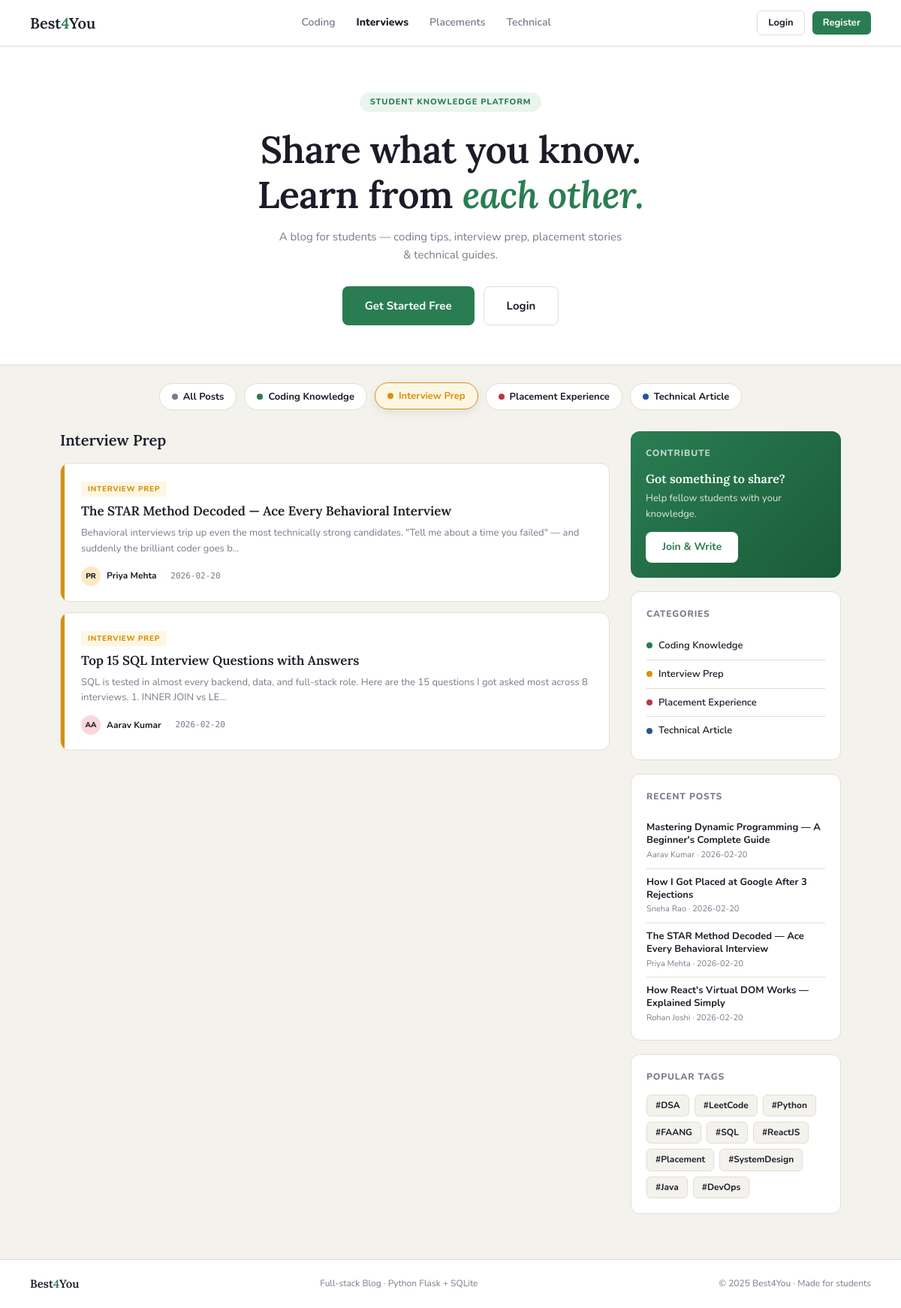
The page /?category=interview on the database its author committed.
### tables this page shows
CREATE TABLE posts (
            id         INTEGER PRIMARY KEY AUTOINCREMENT,
            user_id    INTEGER NOT NULL,
            title      TEXT    NOT NULL,
            content    TEXT    NOT NULL,
            category   TEXT    NOT NULL,
            tags       TEXT    DEFAULT '',
            created_at TEXT    DEFAULT (DATETIME('now')),
            FOREIGN KEY (user_id) REFERENCES users(id)
        );

CREATE TABLE users (
            id       INTEGER PRIMARY KEY AUTOINCREMENT,
            name     TEXT    NOT NULL,
            username TEXT    NOT NULL UNIQUE,
            email    TEXT    NOT NULL UNIQUE,
            password TEXT    NOT NULL,
            salt     TEXT    NOT NULL,
            joined   TEXT    DEFAULT (DATE('now'))
        );

### routes/main.py (the view)
@main_bp.route('/')
def home():
    category = request.args.get('category', '')
    posts = get_all_posts(category if category in CATEGORIES else None)
    recent = get_all_posts()[:4]
    return render_template(
        'home.html',
        posts=posts,
        recent=recent,
        categories=CATEGORIES,
        active_cat=category,
    )

### database.py (called while the page is built)
def get_db():
    conn = sqlite3.connect(DB_PATH)
    conn.row_factory = sqlite3.Row  # Access columns by name
    return conn

def get_all_posts(category=None):
    conn = get_db()
    if category:
        posts = conn.execute(
            '''SELECT p.*, u.name AS author_name
               FROM posts p JOIN users u ON p.user_id = u.id
               WHERE p.category = ?
               ORDER BY p.created_at DESC''',
            (category,)
        ).fetchall()
    else:
        posts = conn.execute(
            '''SELECT p.*, u.name AS author_name
               FROM posts p JOIN users u ON p.user_id = u.id
               ORDER BY p.created_at DESC'''
        ).fetchall()
    conn.close()
    return posts

### templates/home.html (shortened to what this page needs)
{% extends "base.html" %}
{% block content %}
<section class="hero">
  <div class="hero-chip">Student Knowledge Platform</div>
  <h1>Share what you know.<br/>Learn from <em>each other.</em></h1>
  <p>A blog for students — coding tips, interview prep, placement stories &amp; technical guides.</p>
  <div class="hero-btns">
    {% if session.user_id %}
      <a href="{{ url_for('posts.write') }}" class="btn btn-green btn-lg">✍️ Write a Post</a>
      <a href="{{ url_for('posts.profile') }}" class="btn btn-outline btn-lg">My Profile</a>
    {% else %}
      <a href="{{ url_for('auth.register') }}" class="btn btn-green btn-lg">Get Started Free</a>
      <a href="{{ url_for('auth.login') }}" class="btn btn-outline btn-lg">Login</a>
    {% endif %}
  </div>
</section>
<div class="filter-bar">
  <a href="{{ url_for('main.home') }}" class="fpill fall {% if not active_cat %}on{% endif %}">
    <div class="fd" style="background:var(--muted)"></div> All Posts
  </a>
  {% for key, label in categories.items() %}
    <a href="{{ url_for('main.home') }}?category={{ key }}"
       class="fpill f{{ key[:1] }} {% if active_cat == key %}on{% endif %}">
      <div class="fd"></div> {{ label }}
    </a>
  {% endfor %}
</div>
<div class="content-wrap">
  <div class="posts-col">
    <h2 class="section-heading">
      {% if active_cat %}{{ categories[active_cat] }}{% else %}Latest Posts{% endif %}
    </h2>
    {% if posts %}
      {% for post in posts %}
        <article class="post-card" onclick="window.location='{{ url_for('posts.view_post', post_id=post.id) }}'">
          <div class="post-accent ac-{{ post.category }}"></div>
          <div class="post-inner">
            <span class="post-tag tb-{{ post.category }}">{{ categories[post.category] }}</span>
            <h3>{{ post.title }}</h3>
            <p class="post-excerpt">{{ post.content[:150] }}{% if post.content|length > 150 %}…{% endif %}</p>
            <div class="post-foot">
              <div class="post-meta-row">
                <div class="av-sm" style="background:var(--av-{{ loop.index % 4 }})">
                  {{ post.author_name[:2].upper() }}
                </div>
                <span class="author-name">{{ post.author_name }}</span>
                <span class="dot-sep">·</span>
                <span class="post-date">{{ post.created_at[:10] }}</span>
              </div>
            </div>
          </div>
        </article>
      {% endfor %}
    {% endif %}
  </div>
  <aside class="sidebar">
    <div class="widget widget-cta">
      <div class="widget-title">Contribute</div>
      <h3>Got something to share?</h3>
      <p>Help fellow students with your knowledge.</p>
      {% if session.user_id %}
        <a href="{{ url_for('posts.write') }}" class="btn btn-white">+ Write a Post</a>
      {% else %}
        <a href="{{ url_for('auth.register') }}" class="btn btn-white">Join & Write</a>
      {% endif %}
    </div>
    <div class="widget">
      <div class="widget-title">Categories</div>
      {% for key, label in categories.items() %}
        <a href="{{ url_for('main.home') }}?category={{ key }}" class="cat-link cat-{{ key }}">
          <span class="cat-dot"></span>{{ label }}
        </a>
      {% endfor %}
    </div>
    <div class="widget">
      <div class="widget-title">Recent Posts</div>
      {% for post in recent %}
        <a href="{{ url_for('posts.view_post', post_id=post.id) }}" class="recent-item">
          <div class="recent-title">{{ post.title }}</div>
          <div class="recent-meta">{{ post.author_name }} · {{ post.created_at[:10] }}</div>
        </a>
      {% endfor %}
    </div>
    <div class="widget">
      <div class="widget-title">Popular Tags</div>
      <div class="tag-cloud">
        {% for tag in ['#DSA','#LeetCode','#Python','#FAANG','#SQL','#ReactJS','#Placement','#SystemDesign','#Java','#DevOps'] %}
          <span class="tchip">{{ tag }}</span>
        {% endfor %}
      </div>
    </div>
  </aside>
</div>
{% endblock %}

### rows shown on the page
posts: category "INTERVIEW PREP", title "The STAR Method Decoded — Ace Every Behavioral Interview", content "Behavioral interviews trip up even the most technically strong candidates. \"Tell me about a time you failed\" — and suddenly the brilliant coder goes b", name "PR", author_name "Priya Mehta", created_at "2026-02-20"
posts: category "INTERVIEW PREP", title "Top 15 SQL Interview Questions with Answers", content "SQL is tested in almost every backend, data, and full-stack role. Here are the 15 questions I got asked most across 8 interviews. 1. INNER JOIN vs LE", name "AA", author_name "Aarav Kumar", created_at "2026-02-20"
posts: title "Mastering Dynamic Programming — A Beginner's Complete Guide", author_name "Aarav Kumar", created_at "2026-02-20"
posts: title "How I Got Placed at Google After 3 Rejections", author_name "Sneha Rao", created_at "2026-02-20"
posts: title "How React's Virtual DOM Works — Explained Simply", author_name "Rohan Joshi", created_at "2026-02-20"

### other values the page prints
{{ label }} "Coding Knowledge" "Interview Prep" "Placement Experience" "Technical Article"
{{ categories[active_cat] }} "Interview Prep"
{{ tag }} "#DSA" "#LeetCode" "#Python" "#FAANG" "#SQL" "#ReactJS" "#Placement" "#SystemDesign" "#Java" "#DevOps"
